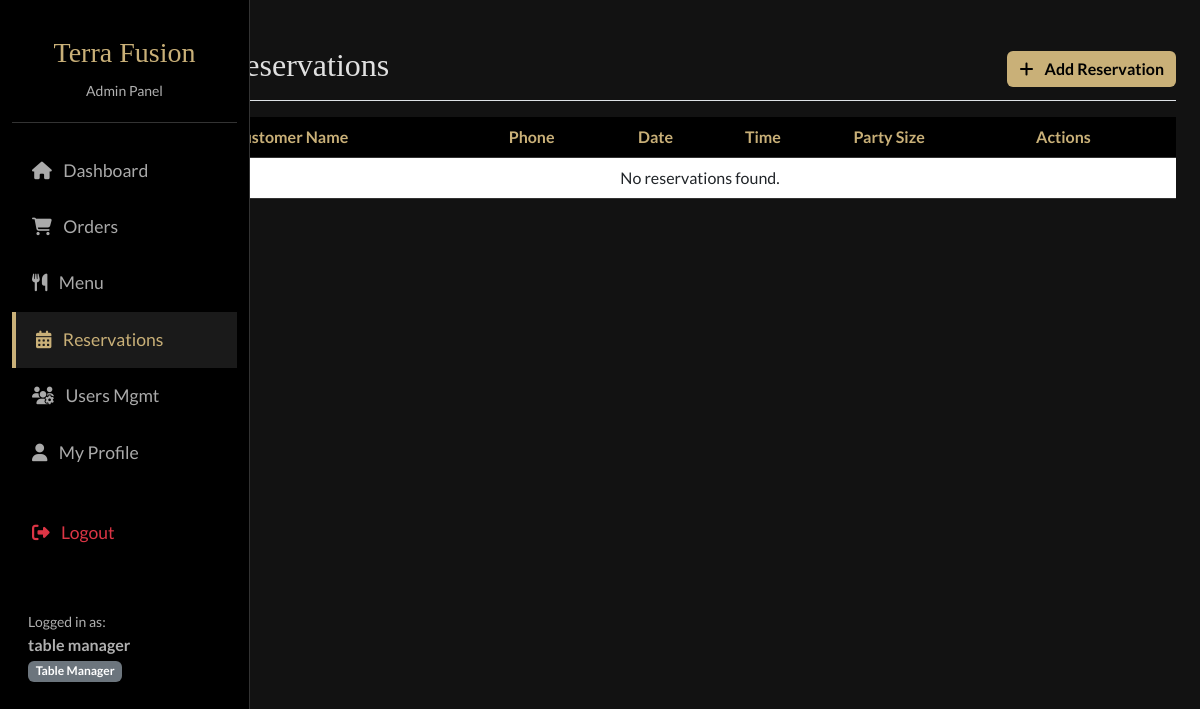
Before: /Admin/public/index.php?page=reservations (signed in) with the older database file.
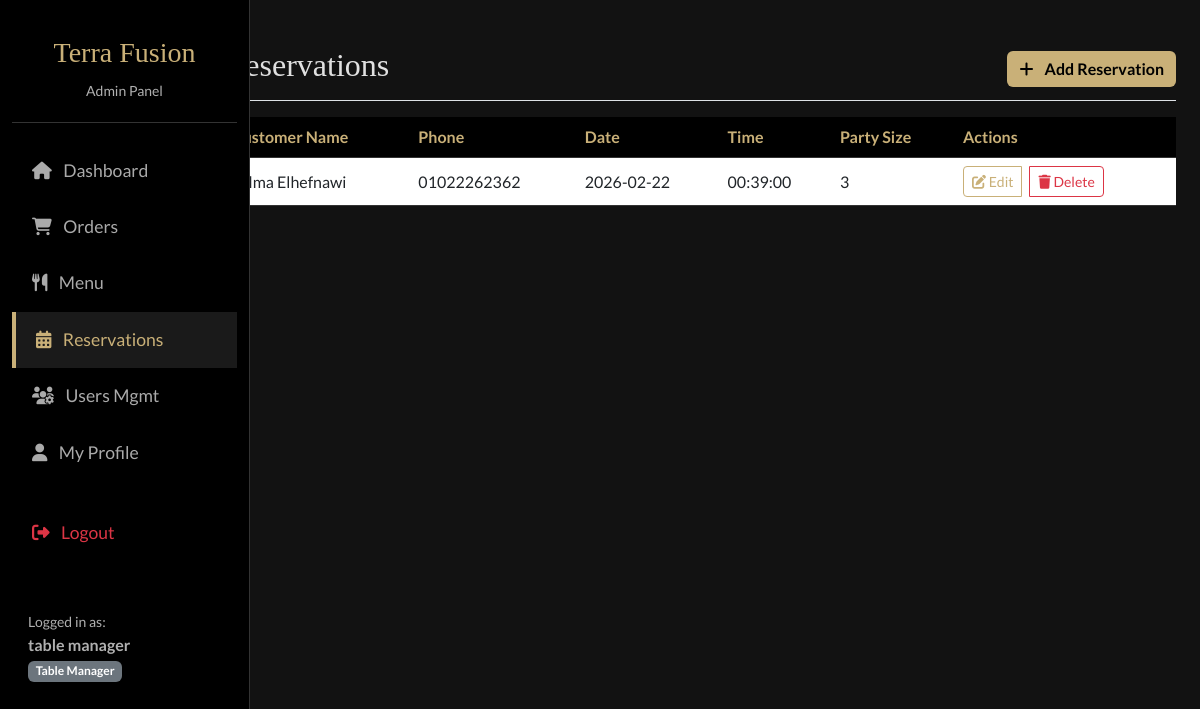
After: the same page with the newer database file.
### tables this page shows
CREATE TABLE `reservations` (
  `reservation_id` int(11) NOT NULL,
  `customer_name` varchar(100) NOT NULL,
  `contact_phone` varchar(20) NOT NULL,
  `party_size` int(3) NOT NULL,
  `reservation_date` date NOT NULL,
  `reservation_time` time NOT NULL,
  `status` enum('Confirmed','Seated','Cancelled') DEFAULT 'Confirmed',
  `notes` text DEFAULT NULL,
  `created_at` datetime DEFAULT current_timestamp()
);

### Admin/app/Controllers/ReservationController.php (called while the page is built, shortened)
<?php
class ReservationController
{
    private $reservationModel;
    public function __construct()
    {
        $this->reservationModel = new ReservationModel();
    }
    public function index()
    {
        $reservations = $this->reservationModel->getAll();
        $data = [
            'reservations' => $reservations
        ];
        $content = __DIR__ . '/../Views/reservations/index.php';
        include __DIR__ . '/../Views/shared/layout.php';
    }
}

### Admin/app/Helpers/Session.php (called while the page is built, shortened)
<?php
class Session
{
    public static function get($key, $default = null)
    {
        return $_SESSION[$key] ?? $default;
    }
}

### Admin/config/database.php (called while the page is built)
<?php
return [
    'host' => 'localhost',
    'dbname' => 'terra_fusion',
    'user' => 'root',
    'password' => ''
];

### Admin/app/Core/Database.php (called while the page is built, shortened)
<?php
class Database
{
    private static $instance = null;
    private $pdo;
    private $charset = 'utf8mb4';
    private function __construct()
    {
        $config = require __DIR__ . '/../../config/database.php';
        $this->host = $config['host'];
        $this->db   = $config['dbname'];
        $this->user = $config['user'];
        $this->pass = $config['password'];
        $dsn = "mysql:host=$this->host;dbname=$this->db;charset=$this->charset";
        $options = [
            PDO::ATTR_ERRMODE            => PDO::ERRMODE_EXCEPTION,
            PDO::ATTR_DEFAULT_FETCH_MODE => PDO::FETCH_ASSOC,
            PDO::ATTR_EMULATE_PREPARES   => false,
        ];
        try {
            $this->pdo = new PDO($dsn, $this->user, $this->pass, $options);
        } catch (PDOException $e) {
            die('Database Connection Failed: ' . $e->getMessage());
        }
    }
    public static function getInstance()
    {
        if (self::$instance === null) {
            self::$instance = new self();
        }
        return self::$instance;
    }
    public function getConnection()
    {
        return $this->pdo;
    }
}

### Admin/app/Models/BaseModel.php (called while the page is built, shortened)
<?php
require_once __DIR__ . '/../Core/Database.php';
abstract class BaseModel
{
    public function __construct()
    {
        $this->db = Database::getInstance()->getConnection();
    }
}

### Admin/app/Models/ReservationModel.php (called while the page is built, shortened)
<?php
class ReservationModel extends BaseModel
{
    protected $table = 'reservations';
    public function getAll()
    {
        $sql = "SELECT * FROM {$this->table} ORDER BY reservation_date DESC, reservation_time DESC";
        $stmt = $this->db->query($sql);
        return $stmt->fetchAll(PDO::FETCH_ASSOC);
    }
}

### Admin/app/Views/reservations/index.php (the view, shortened to what this page needs)
<div class="d-flex justify-content-between flex-wrap flex-md-nowrap align-items-center pt-3 pb-2 mb-3 border-bottom">
    <h1 class="h2">Reservations</h1>
    <button type="button" class="btn btn-gold" data-bs-toggle="modal" data-bs-target="#reservationModal" onclick="resetReservationForm()" aria-label="Add New Reservation">
        <i class="fas fa-plus me-2" aria-hidden="true"></i> Add Reservation
    </button>
</div>
<div class="table-responsive">
    <table class="table table-custom table-hover">
        <thead>
            <tr>
                <th>Customer Name</th>
                <th>Phone</th>
                <th>Date</th>
                <th>Time</th>
                <th>Party Size</th>
                <th>Actions</th>
            </tr>
        </thead>
        <tbody>
            <?php if (!empty($data['reservations'])): ?>
                <?php foreach ($data['reservations'] as $res): ?>
                <tr>
                    <td><?= htmlspecialchars($res['customer_name']) ?></td>
                    <td><?= htmlspecialchars($res['contact_phone'] ?? '') ?></td>
                    <td><?= htmlspecialchars($res['reservation_date']) ?></td>
                    <td><?= htmlspecialchars($res['reservation_time']) ?></td>
                    <td><?= htmlspecialchars($res['party_size']) ?></td>
                    <td>
                        <div class="btn-group btn-group-sm">
                            <button class="btn btn-sm btn-outline-gold me-2"
                                    data-id="<?= htmlspecialchars($res['reservation_id'] ?? $res['id']) ?>"
                                    data-name="<?= htmlspecialchars($res['customer_name']) ?>"
                                    data-phone="<?= htmlspecialchars($res['contact_phone'] ?? '') ?>"
                                    data-date="<?= htmlspecialchars($res['reservation_date']) ?>"
                                    data-time="<?= htmlspecialchars($res['reservation_time']) ?>"
                                    data-size="<?= htmlspecialchars($res['party_size']) ?>"
                                    data-bs-toggle="modal"
                                    data-bs-target="#reservationModal"
                                    onclick="editReservation(this)"
                                    aria-label="Edit Reservation for <?= htmlspecialchars($res['customer_name']) ?>">
                                <i class="fas fa-edit" aria-hidden="true"></i> Edit
                            </button>
                            <a href="index.php?page=reservations&action=delete&id=<?= $res['reservation_id'] ?? $res['id'] ?>"
                               class="btn btn-sm btn-outline-danger"
                               onclick="return confirm('Are you sure you want to delete this reservation?');"
                               aria-label="Delete Reservation for <?= htmlspecialchars($res['customer_name']) ?>">
                                <i class="fas fa-trash" aria-hidden="true"></i> Delete
                            </a>
                        </div>
                    </td>
                </tr>
                <?php endforeach; ?>
            <?php else: ?>
                <tr><td colspan="6" class="text-center">No reservations found.</td></tr>
            <?php endif; ?>
        </tbody>
    </table>
</div>

### Admin/public/index.php (shortened to what this page needs)
<?php
require_once __DIR__ . '/../app/Helpers/Session.php';
require_once __DIR__ . '/../app/Models/BaseModel.php';
require_once __DIR__ . '/../app/Models/ReservationModel.php';
require_once __DIR__ . '/../app/Controllers/ReservationController.php';
$page = $_GET['page'] ?? 'dashboard';
$action = $_GET['action'] ?? 'index';
switch ($page) {
    case 'reservations':
         $controller = new ReservationController();
         if ($action === 'save') {
             $controller->save();
         } elseif ($action === 'delete') {
             $controller->delete();
         } else {
             $controller->index();
         }
        break;
}

### Admin/app/Views/shared/layout.php (shortened to what this page needs)
<?php
$currentUser = [
    'username' => \App\Helpers\Session::get('full_name'),
    'role' => \App\Helpers\Session::get('role')
];
?>
<!DOCTYPE html>
<html lang="en">
<head>
    <link href="https://cdn.jsdelivr.net/npm/bootstrap@5.3.0/dist/css/bootstrap.min.css" rel="stylesheet">
    <link rel="stylesheet" href="https://cdnjs.cloudflare.com/ajax/libs/font-awesome/6.4.0/css/all.min.css">
    <link href="assets/css/style.css" rel="stylesheet">
</head>
<body>
    <div class="container-fluid">
        <div class="row">
            <?php include __DIR__ . '/sidebar.php'; ?>
            <main class="col-md-9 ms-sm-auto col-lg-10 px-md-4 main-content">
                <?php if (isset($content) && file_exists($content)) {
                    include $content;
                } else {
                    echo "<h2>Content not found</h2>";
                } ?>
            </main>
        </div>
    </div>
</body>
</html>

### Admin/app/Views/shared/sidebar.php
<?php
$currentPage = $_GET['page'] ?? 'dashboard';
?>
<nav id="sidebarMenu" class="d-md-block sidebar collapse">
    <div class="position-sticky pt-3">
        <div class="sidebar-header d-none d-md-block">
            <h3>Terra Fusion</h3>
            <small class="text-muted">Admin Panel</small>
        </div>
        <ul class="nav flex-column">
            <li class="nav-item">
                <a class="nav-link <?= $currentPage === 'dashboard' ? 'active' : '' ?>" href="index.php?page=dashboard">
                    <i class="fas fa-home me-2"></i> Dashboard
                </a>
            </li>
            <li class="nav-item">
                <a class="nav-link <?= $currentPage === 'orders' ? 'active' : '' ?>" href="index.php?page=orders">
                    <i class="fas fa-shopping-cart me-2"></i> Orders
                </a>
            </li>
            <li class="nav-item">
                <a class="nav-link <?= $currentPage === 'menu' ? 'active' : '' ?>" href="index.php?page=menu">
                    <i class="fas fa-utensils me-2"></i> Menu
                </a>
            </li>
            <li class="nav-item">
                <a class="nav-link <?= $currentPage === 'reservations' ? 'active' : '' ?>" href="index.php?page=reservations">
                    <i class="fas fa-calendar-alt me-2"></i> Reservations
                </a>
            </li>
            <li class="nav-item">
                <a class="nav-link <?= $currentPage === 'users' ? 'active' : '' ?>" href="index.php?page=users">
                    <i class="fas fa-users-cog me-2"></i> Users Mgmt
                </a>
            </li>
            <li class="nav-item">
                <a class="nav-link <?= $currentPage === 'profile' ? 'active' : '' ?>" href="index.php?page=profile">
                    <i class="fas fa-user me-2"></i> My Profile
                </a>
            </li>
            <li class="nav-item mt-4">
                <a class="nav-link text-danger" href="index.php?page=logout">
                    <i class="fas fa-sign-out-alt me-2"></i> Logout
                </a>
            </li>
        </ul>
        <div class="mt-5 px-3 text-muted">
            <small>Logged in as:</small><br>
            <strong><?= htmlspecialchars($currentUser['username'] ?? 'User') ?></strong><br>
            <span class="badge bg-secondary"><?= htmlspecialchars($currentUser['role'] ?? '') ?></span>
        </div>
    </div>
</nav>

### Admin/public/assets/css/style.css (style rules this page uses)
:root { --color-gold: #c9b078; --gold-hover: #bfa060; --bg-dark: #121212; --black-panel: #1e1e1e; --black-dark: #000000; --text-color: #e0e0e0; }
html { text-size-adjust: 100%; -webkit-text-size-adjust: 100%; }
body { background-color: var(--bg-dark); color: var(--text-color); font-family: 'Lato', sans-serif; margin: 0; }
h1, h2, h3, h4, h5, h6, .brand-title { font-family: 'Playfair Display', serif; color: var(--color-gold); }
a { color: var(--color-gold); text-decoration: none; transition: all 0.3s ease; }
.sidebar { height: 100vh; background-color: var(--black-dark); border-right: 1px solid #333; padding-top: 20px; position: fixed; top: 0; left: 0; width: 250px; z-index: 1000; transition: all 0.3s; }
.sidebar-header { text-align: center; padding-bottom: 20px; border-bottom: 1px solid #333; margin-bottom: 20px; }
.sidebar .nav-link { color: #aaa; padding: 15px 20px; font-size: 1.1rem; display: block; }
.sidebar .nav-link:hover, .sidebar .nav-link.active { background-color: #1a1a1a; color: var(--color-gold); border-left: 4px solid var(--color-gold); }
.main-content { margin-left: 250px; padding: 30px; transition: all 0.3s; }
.table-custom { background-color: var(--black-panel); color: var(--text-color); }
.table-custom th { background-color: var(--black-dark); color: var(--color-gold); border-color: #333; }
.table-custom td { border-color: #333; vertical-align: middle; }
.btn-gold { background-color: var(--color-gold); color: #000; font-weight: bold; border: none; }
.btn-outline-gold { border: 1px solid var(--color-gold); color: var(--color-gold); background: transparent; }
.text-muted, .form-text { color: #b0b0b0 !important; }

Changed rows visible on the page:
added reservations: customer_name "Salma Elhefnawi", contact_phone "01022262362", reservation_date "2026-02-22", reservation_time "00:39:00", party_size "3"
Other visible differences:
text no longer shown: "No reservations found."
